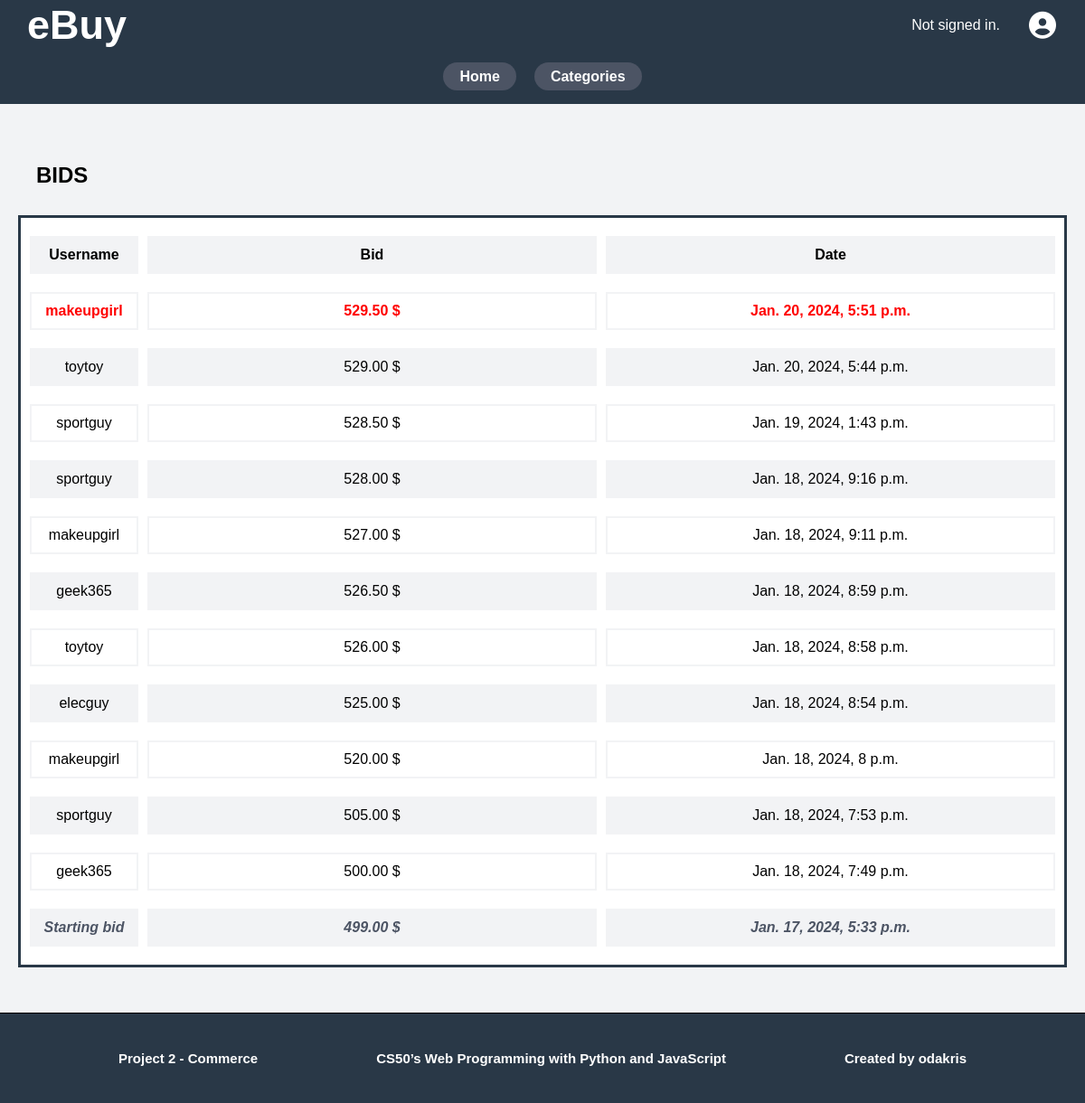
The app's page /auction/35/bids, older data.
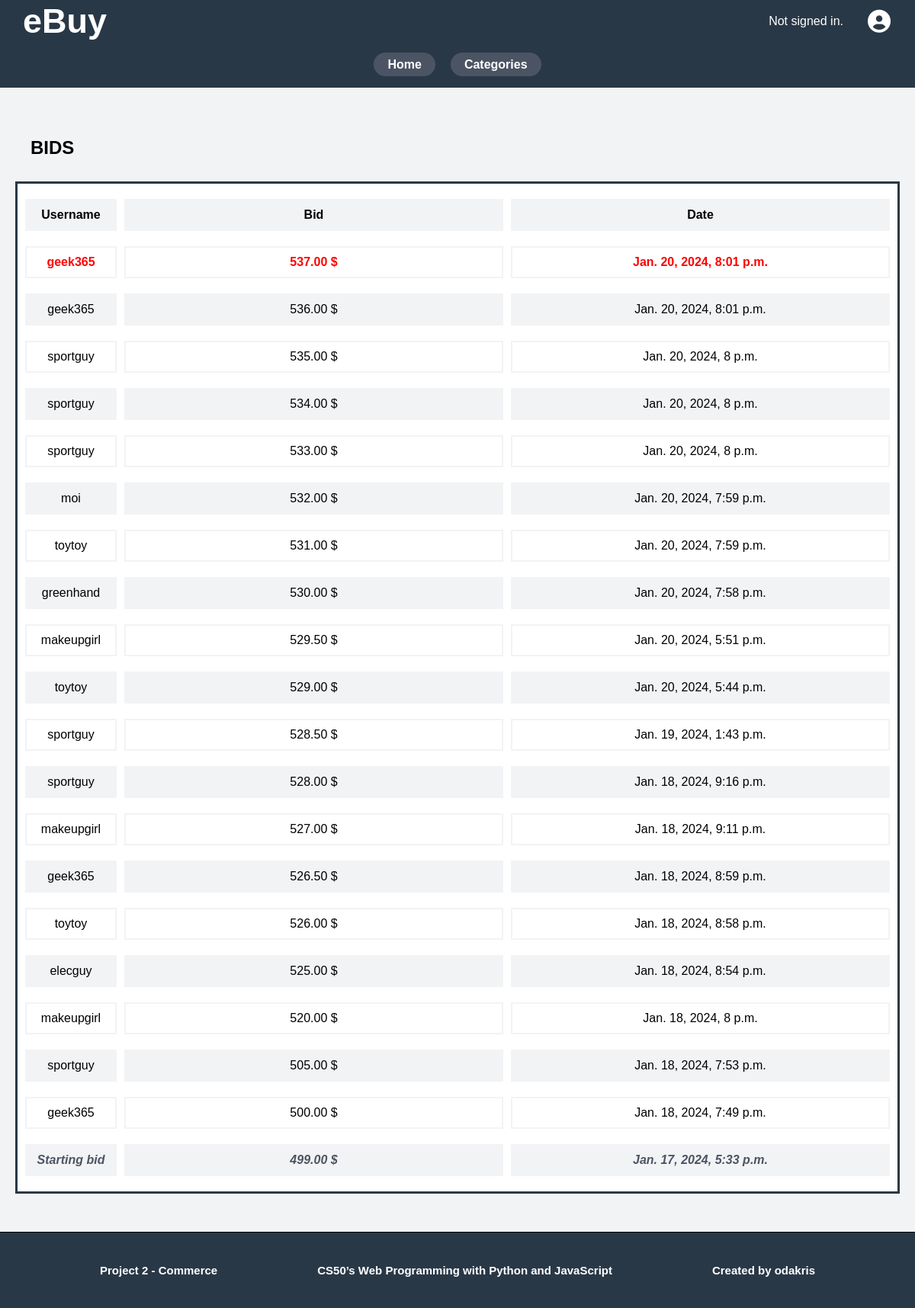
The same page, newer data.
### auctions/models.py (models this page shows, shortened)
class Bid(models.Model):
    bidder = models.ForeignKey(User, on_delete=models.CASCADE, related_name="bidder")
    auction = models.ForeignKey(Auction, on_delete=models.CASCADE, related_name="auction_bid")
    bid_date = models.DateTimeField(auto_now_add=True, null=True)
    bid = models.DecimalField(max_digits=10, decimal_places=2)
    class Meta:
        ordering = ["bid_date"]

class User(AbstractUser):
    pass

### auctions/views.py (the view)
# urls.py: path("auction/<int:auction_id>/bids", views.auction_bids, name="auction_bids")
def auction_bids(request, auction_id):
    current_auction = Auction.objects.get(pk=auction_id)
    all_auction_bid = Bid.objects.filter(auction=current_auction).order_by('-bid')
    return render(request, 'auctions/auction_bids.html', {
        "auction": current_auction,
        "bids": all_auction_bid,
    })

### auctions/templates/auctions/auction_bids.html
{% extends "auctions/layout.html" %}
{% block body %}
<div class="auction-bid-container">
    <h2>BIDS</h2>
    <div class="auction-bids auction-details flex">
        <div class="auction-detail">
            <p class="auction-label-bid">Username</p>
            <p class="auction-content-bid">Bid</p>
            <p class="auction-date-bid">Date</p>
        </div>
        {% for bid in bids %}
        <div class="auction-detail">
            <p class="auction-label-bid">{{ bid.bidder }}</p>
            <p class="auction-content-bid">{{ bid.bid }} $</p>
            <p class="auction-date-bid">{{ bid.bid_date }}</p>
        </div>
        {% endfor %}
        <div class="auction-detail">
            <p class="auction-label-bid">Starting bid</p>
            <p class="auction-content-bid">{{ auction.start_bid }} $</p>
            <p class="auction-date-bid">{{ auction.creation_date }}</p>
        </div>
    </div>
</div>
{% endblock %}

Row changes from the older to the newer data that the page shows:
added Bid: bidder "geek365", bid "537.00", bid_date "Jan. 20, 2024, 8:01 p.m."
added Bid: bidder "geek365", bid "536.00", bid_date "Jan. 20, 2024, 8:01 p.m."
added Bid: bidder "sportguy", bid "535.00", bid_date "Jan. 20, 2024, 8 p.m."
added Bid: bidder "sportguy", bid "534.00", bid_date "Jan. 20, 2024, 8 p.m."
added Bid: bidder "sportguy", bid "533.00", bid_date "Jan. 20, 2024, 8 p.m."
added Bid: bidder "moi", bid "532.00", bid_date "Jan. 20, 2024, 7:59 p.m."
added Bid: bidder "toytoy", bid "531.00", bid_date "Jan. 20, 2024, 7:59 p.m."
added Bid: bidder "greenhand", bid "530.00", bid_date "Jan. 20, 2024, 7:58 p.m."
